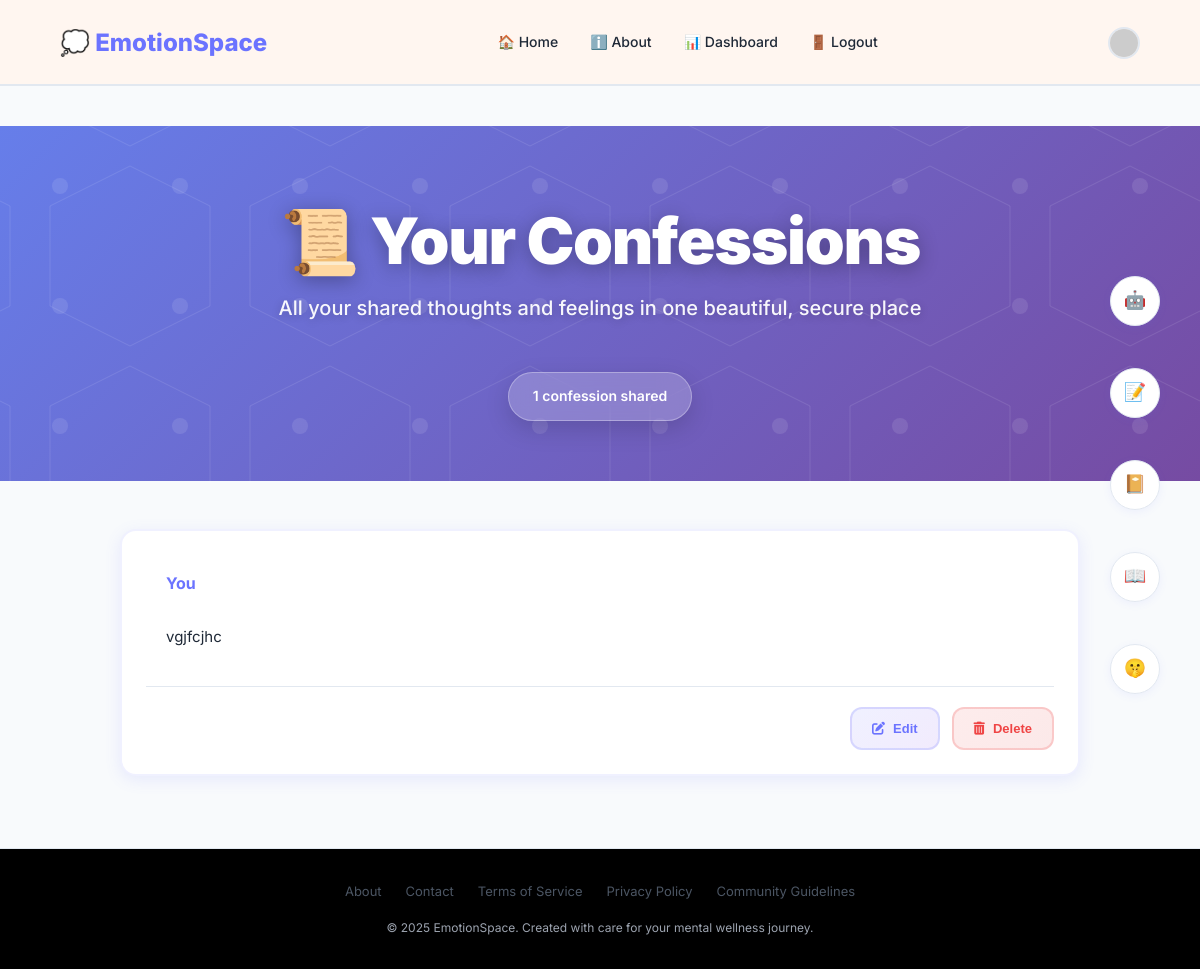
Before: /accounts/confession/display_confession/ (signed in) with the older database file.
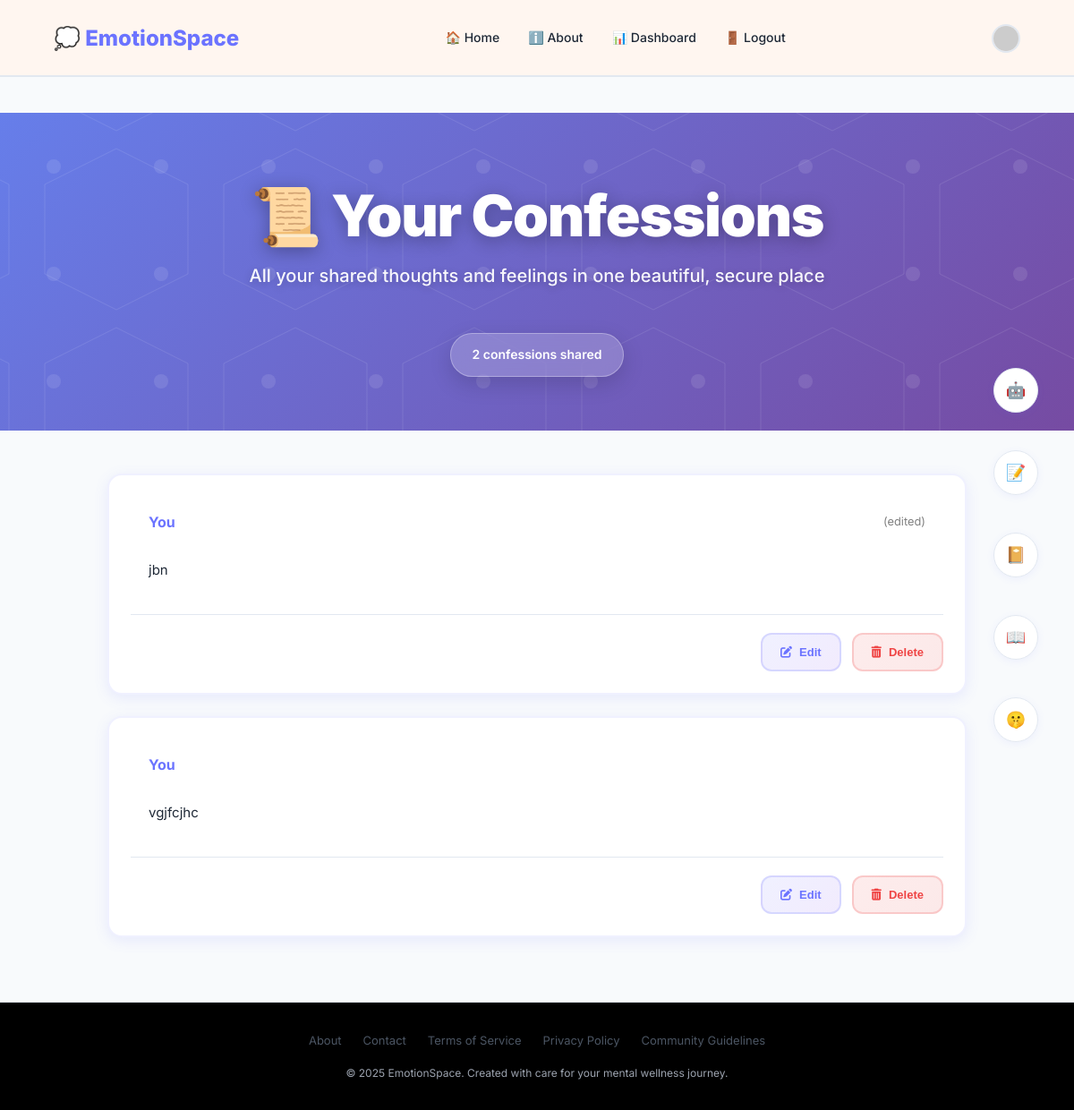
After: the same page with the newer database file.
### confession/models.py (models this page shows, shortened)
class Confession(models.Model):
    user = models.ForeignKey(User, on_delete=models.CASCADE)
    date_created = models.DateTimeField(auto_now_add=True)
    confession = models.TextField()
    is_edited = models.BooleanField(default=False)
    hearts = models.ManyToManyField(User, related_name='liked_confessions', blank=True)

### confession/views.py (the view)
# urls.py: path("display_confession/", views.display_confession, name="display_confession"),
@login_required
def display_confession(request):
    confessions = Confession.objects.filter(user=request.user).order_by("-id")
    parameters = {
        "confessions": confessions
    }
    return render(request, "confession/display_confession.html", parameters)

### templates/confession/display_confession.html (shortened to what this page needs)
{% extends 'base.html' %}
{% block body %}
<link href="https://cdnjs.cloudflare.com/ajax/libs/font-awesome/6.0.0/css/all.min.css" rel="stylesheet">
<div class="page-hero">
  <div class="hero-content">
    <h2>📜 Your Confessions</h2>
    <p>All your shared thoughts and feelings in one beautiful, secure place</p>
    <div class="stats-badge">
      {{ confessions|length }} confession{{ confessions|length|pluralize }} shared
    </div>
  </div>
</div>
<div class="container">
  {% for confession in confessions %}
  <div class="confession-card">
    <div class="card-content">
      <div class="text-section">
        <div class="confession-header">
          <div class="confession-name">
            You
          </div>
          {% if confession.is_edited %}
          <span style="color: gray; font-size: 0.8rem;">(edited)</span>
          {% endif %}
        </div>
        <div class="confession-text">{{ confession.confession }}</div>
        <div class="btn-group">
          <form method="GET" action="{% url 'update_confession' confession.id %}">
            <button type="submit" class="edit-btn">
              <i class="fas fa-edit"></i>
              Edit
            </button>
          </form>
          <form method="POST" action="{% url 'delete_confession' confession.id %}">
            <button type="submit" class="delete-btn">
              <i class="fas fa-trash-alt"></i>
              Delete
            </button>
          </form>
        </div>
      </div>
    </div>
  </div>
  {% endfor %}
</div>
{% endblock %}

Changed rows visible on the page:
added Confession: is_edited "(edited)", confession "jbn"
Other visible differences:
{{ confessions|length }}: "1" → "2"
